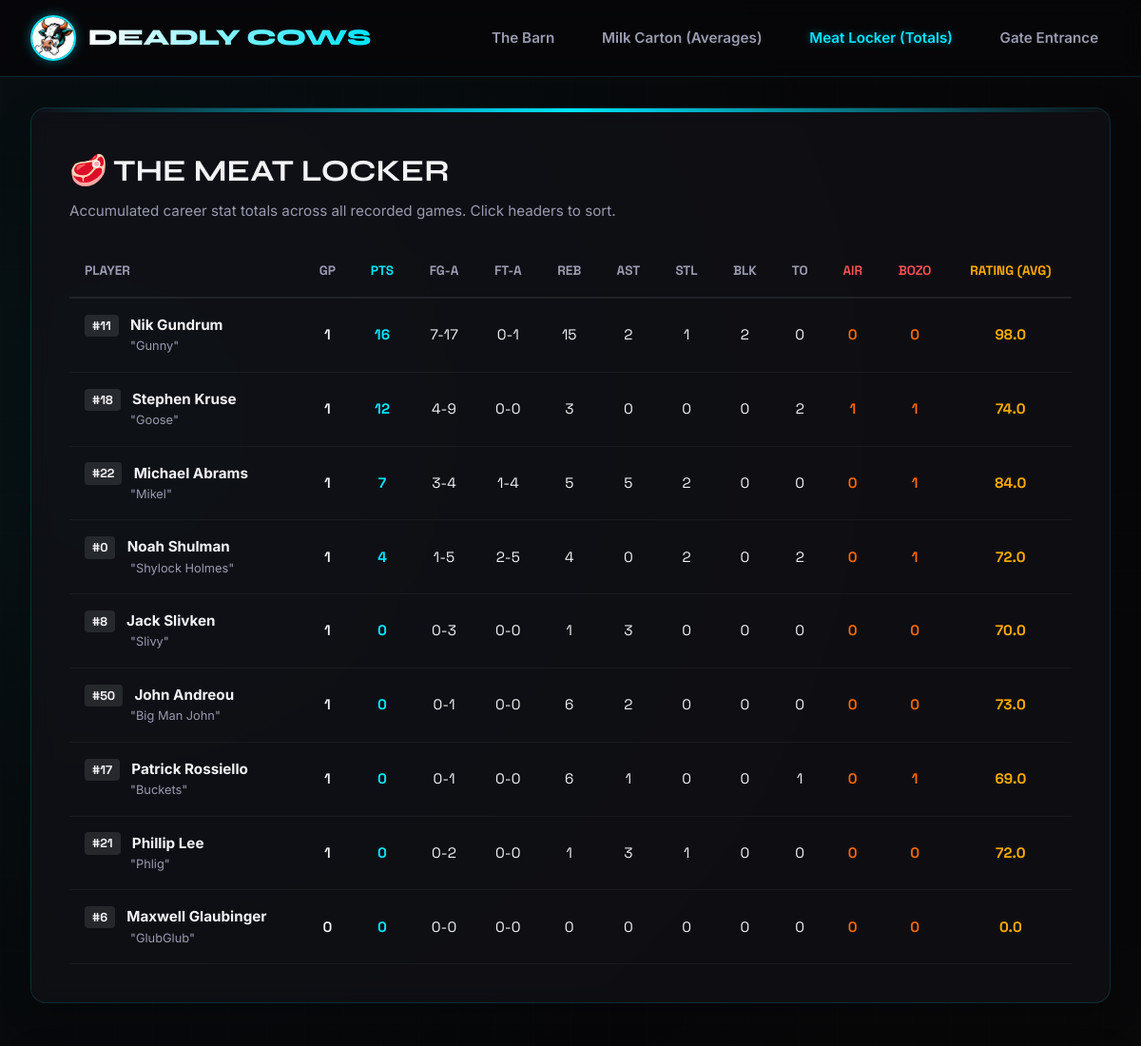
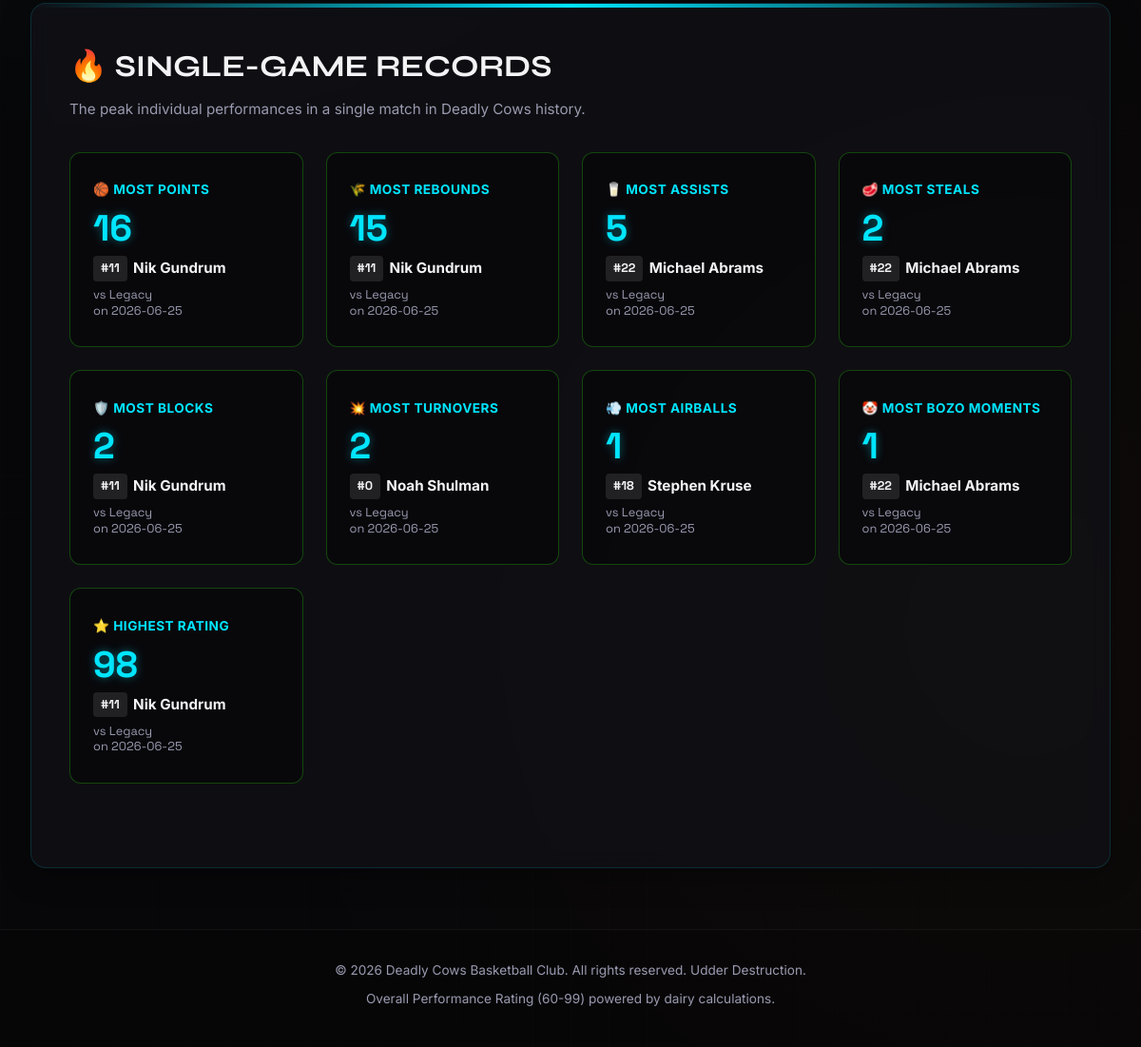
Screenshot of /totals with the database file from the repository (2 pictures, top to bottom).
### tables this page shows
CREATE TABLE players (
    id INTEGER PRIMARY KEY AUTOINCREMENT,
    name TEXT NOT NULL,
    jersey_number TEXT NOT NULL,
    nickname TEXT NOT NULL
);

CREATE TABLE stats (
    id INTEGER PRIMARY KEY AUTOINCREMENT,
    player_id INTEGER NOT NULL,
    game_id INTEGER NOT NULL,
    points INTEGER NOT NULL DEFAULT 0,
    rebounds INTEGER NOT NULL DEFAULT 0,
    assists INTEGER NOT NULL DEFAULT 0,
    steals INTEGER NOT NULL DEFAULT 0,
    blocks INTEGER NOT NULL DEFAULT 0,
    turnovers INTEGER NOT NULL DEFAULT 0,
    airballs INTEGER NOT NULL DEFAULT 0,
    bozo_moments INTEGER NOT NULL DEFAULT 0,
    fg INTEGER NOT NULL DEFAULT 0,
    fga INTEGER NOT NULL DEFAULT 0,
    ft INTEGER NOT NULL DEFAULT 0,
    fta INTEGER NOT NULL DEFAULT 0,
    rating INTEGER NOT NULL DEFAULT 60, -- Overall Performance Rating (60-99)
    notes TEXT NOT NULL DEFAULT '', -- Game notes for the player
    FOREIGN KEY(player_id) REFERENCES players(id) ON DELETE CASCADE,
    FOREIGN KEY(game_id) REFERENCES games(id) ON DELETE CASCADE,
    UNIQUE(player_id, game_id)
);

CREATE TABLE games (
    id INTEGER PRIMARY KEY AUTOINCREMENT,
    opponent TEXT NOT NULL,
    date TEXT NOT NULL,
    cows_score INTEGER NOT NULL,
    opponent_score INTEGER NOT NULL,
    outcome TEXT NOT NULL, -- 'W' or 'L'
    location TEXT NOT NULL DEFAULT 'The Pasture (Home)'
);

### app.py (the view)
@app.route('/totals')
def totals():
    player_totals = database.get_player_totals()
    records = database.get_single_game_records()
    return render_template('totals.html', totals=player_totals, records=records)

### app.py (called while the page is built)
def is_admin():
    return session.get('logged_in') == True

@app.context_processor
def inject_globals():
    return dict(is_admin=is_admin)

### database.py (called while the page is built)
def get_db_connection():
    conn = sqlite3.connect(DB_PATH)
    conn.execute("PRAGMA foreign_keys = ON;")
    conn.row_factory = sqlite3.Row
    return conn

### templates/totals.html (shortened to what this page needs)
{% extends 'layout.html' %}
{% block content %}
<div class="glass-panel">
    <div style="display: flex; justify-content: space-between; align-items: center; margin-bottom: 1.5rem; flex-wrap: wrap; gap: 1rem;">
        <div>
            <h2 class="glass-panel-title" style="margin-bottom: 0.3rem;">🥩 The Meat Locker</h2>
            <p style="color: var(--text-secondary); font-size: 0.95rem;">Accumulated career stat totals across all recorded games. Click headers to sort.</p>
        </div>
    </div>
    {% if totals %}
        <div class="table-wrapper">
            <table class="stats-table">
                <thead>
                    <tr>
                        <th class="sortable">Player</th>
                        <th class="sortable" style="text-align: center;">GP</th>
                        <th class="sortable" style="text-align: center; color: var(--neon-green);">PTS</th>
                        <th class="sortable" style="text-align: center;">FG-A</th>
                        <th class="sortable" style="text-align: center;">FT-A</th>
                        <th class="sortable" style="text-align: center;">REB</th>
                        <th class="sortable" style="text-align: center;">AST</th>
                        <th class="sortable" style="text-align: center;">STL</th>
                        <th class="sortable" style="text-align: center;">BLK</th>
                        <th class="sortable" style="text-align: center;">TO</th>
                        <th class="sortable text-bad" style="text-align: center; color: #ff5555;">AIR</th>
                        <th class="sortable text-bad" style="text-align: center; color: #ff5555;">BOZO</th>
                        <th class="sortable" style="text-align: center; color: var(--neon-gold);">Rating (Avg)</th>
                    </tr>
                </thead>
                <tbody>
                    {% for p in totals %}
                        <tr>
                            <td>
                                <span class="jersey-badge">#{{ p.jersey_number }}</span>
                                <strong>{{ p.name }}</strong>
                                <span style="font-size: 0.8rem; color: var(--text-secondary); display: block; margin-left: 3rem;">
                                    "{{ p.nickname }}"
                                </span>
                            </td>
                            <td style="text-align: center; font-family: var(--font-mono); font-weight: 600;">{{ p.games_played }}</td>
                            <td data-label="PTS" style="text-align: center; font-family: var(--font-mono); font-weight: 700; color: var(--neon-green);">{{ p.total_points }}</td>
                            <td data-label="FG-A" style="text-align: center; font-family: var(--font-mono);">{{ p.total_fg }}-{{ p.total_fga }}</td>
                            <td data-label="FT-A" style="text-align: center; font-family: var(--font-mono);">{{ p.total_ft }}-{{ p.total_fta }}</td>
                            <td data-label="REB" style="text-align: center; font-family: var(--font-mono);">{{ p.total_rebounds }}</td>
                            <td data-label="AST" style="text-align: center; font-family: var(--font-mono);">{{ p.total_assists }}</td>
                            <td data-label="STL" style="text-align: center; font-family: var(--font-mono);">{{ p.total_steals }}</td>
                            <td data-label="BLK" style="text-align: center; font-family: var(--font-mono);">{{ p.total_blocks }}</td>
                            <td data-label="TO" style="text-align: center; font-family: var(--font-mono);">{{ p.total_turnovers }}</td>
                            <td data-label="AIR" style="text-align: center; font-family: var(--font-mono); color: var(--neon-red); font-weight: 600;">{{ p.total_airballs }}</td>
                            <td data-label="BOZO" style="text-align: center; font-family: var(--font-mono); color: var(--neon-red); font-weight: 600;">{{ p.total_bozo_moments }}</td>
                            <td data-label="Rating" style="text-align: center; font-family: var(--font-mono); font-weight: 700; color: var(--neon-gold);">{{ p.avg_rating }}</td>
                        </tr>
                    {% endfor %}
                </tbody>
            </table>
        </div>
    {% else %}
        <div style="text-align: center; padding: 3rem; color: var(--text-secondary);">
            <p>No player totals data available. Populate players and games first.</p>
        </div>
    {% endif %}
</div>
{% if records %}
<div class="glass-panel" style="margin-top: 3rem;">
    <h2 class="glass-panel-title" style="margin-bottom: 0.5rem;">🔥 Single-Game Records</h2>
    <p style="color: var(--text-secondary); font-size: 0.95rem; margin-bottom: 2rem;">
        The peak individual performances in a single match in Deadly Cows history.
    </p>
    <div class="record-grid">
        {% for r in records %}
            <a href="{{ url_for('game_detail', game_id=r.game_id) }}" class="stat-widget" style="text-align: left; border-color: rgba(57, 255, 20, 0.25); background: rgba(0, 0, 0, 0.35); padding: 1.8rem 1.5rem; text-decoration: none; display: block; color: inherit;">
                <div class="stat-widget-label" style="color: var(--neon-green); font-weight: 700; font-size: 0.85rem; letter-spacing: 0.5px;">
                    {{ r.label }}
                </div>
                <div class="stat-widget-value wins" style="font-size: 2.4rem; margin: 0.6rem 0; font-family: var(--font-mono);">
                    {{ r.value }}
                </div>
                <div class="stat-widget-sub" style="font-size: 0.95rem; display: flex; align-items: center; gap: 0.4rem; margin-bottom: 0.4rem;">
                    <span class="jersey-badge" style="margin-right: 0;">#{{ r.jersey_number }}</span>
                    <strong>{{ r.player_name }}</strong>
                </div>
                <div style="font-size: 0.8rem; color: var(--text-secondary); font-family: var(--font-mono); line-height: 1.3;">
                    vs {{ r.opponent }} <br>
                    on {{ r.date }}
                </div>
            </a>
        {% endfor %}
    </div>
</div>
{% endif %}
{% endblock %}

### static/css/style.css (style rules this page uses)
:root { --bg-color: #070709; --card-bg: rgba(18, 18, 24, 0.7); --border-color: rgba(0, 229, 255, 0.15); --neon-green: #00e5ff; --neon-green-glow: rgba(0, 229, 255, 0.4); --neon-red: #ff6a00; --neon-red-glow: rgba(255, 106, 0, 0.4); --neon-gold: #ffaa00; --neon-gold-glow: rgba(255, 170, 0, 0.4); --text-primary: #f3f3f6; --text-secondary: #9a9ab0; --font-header: 'Syne', sans-serif; --font-mono: 'Space Grotesk', sans-serif; --font-body: 'Inter', sans-serif; }
* { box-sizing: border-box; margin: 0; padding: 0; }
body { background-color: var(--bg-color); background-image: radial-gradient(circle at 10% 20%, rgba(0, 229, 255, 0.05) 0%, transparent 40%), radial-gradient(circle at 90% 80%, rgba(255, 106, 0, 0.03) 0%, transparent 40%), linear-gradient(rgba(255, 255, 255, 0.005) 1px, transparent 1px), linear-gradient(90deg, rgba(255, 255, 255, 0.005) 1px, transparent 1px); background-size: 100% 100%, 100% 100%, 40px 40px, 40px 40px; color: var(--text-primary); font-family: var(--font-body); line-height: 1.6; overflow-x: hidden; min-height: 100vh; }
a, button, select, input[type="submit"] { cursor: pointer; }
.glass-panel { background: var(--card-bg); backdrop-filter: blur(10px); border: 1px solid var(--border-color); border-radius: 16px; padding: 2.5rem; box-shadow: 0 8px 32px rgba(0, 0, 0, 0.3); margin-bottom: 2.5rem; position: relative; overflow: hidden; }
.glass-panel::before { content: ''; position: absolute; top: 0; left: 0; width: 100%; height: 4px; background: linear-gradient(90deg, transparent, var(--neon-green), transparent); }
.glass-panel-title { font-family: var(--font-header); font-size: 2rem; text-transform: uppercase; margin-bottom: 1.5rem; display: flex; align-items: center; gap: 0.8rem; }
.record-grid { display: grid; grid-template-columns: repeat(auto-fit, minmax(220px, 1fr)); gap: 1.5rem; margin-bottom: 3rem; }
.stat-widget { background: rgba(255, 255, 255, 0.02); border: 1px solid rgba(255, 255, 255, 0.05); border-radius: 12px; padding: 1.5rem; text-align: center; transition: all 0.3s ease; }
.stat-widget-label { font-size: 0.85rem; color: var(--text-secondary); text-transform: uppercase; letter-spacing: 1px; margin-bottom: 0.5rem; }
.stat-widget-value { font-family: var(--font-header); font-size: 2.5rem; font-weight: 800; line-height: 1; }
.stat-widget-value.wins { color: var(--neon-green); text-shadow: 0 0 10px var(--neon-green-glow); }
.stat-widget-sub { font-size: 0.9rem; color: var(--text-primary); font-weight: 600; margin-top: 0.3rem; }
.table-wrapper { overflow-x: auto; margin-top: 1rem; }
table.stats-table { width: 100%; border-collapse: collapse; text-align: left; }
table.stats-table th { padding: 1rem; font-family: var(--font-mono); font-size: 0.85rem; text-transform: uppercase; color: var(--text-secondary); border-bottom: 2px solid rgba(255, 255, 255, 0.08); }
table.stats-table td { padding: 1rem; border-bottom: 1px solid rgba(255, 255, 255, 0.05); font-size: 0.95rem; }
.text-bad { color: var(--neon-red); font-weight: 600; }
.jersey-badge { background: rgba(255, 255, 255, 0.1); color: var(--text-primary); font-family: var(--font-mono); font-size: 0.8rem; padding: 0.2rem 0.5rem; border-radius: 4px; margin-right: 0.5rem; font-weight: 700; }

### rows the page displays
players: jersey_number "11", name "Nik Gundrum", nickname "Gunny", games_played "1", total_points "16", total_fg "7", total_fga "17", total_ft "0", total_fta "1", total_rebounds "15", total_assists "2", total_steals "1", total_blocks "2", total_turnovers "0", total_airballs "0", total_bozo_moments "0", avg_rating "98.0"
players: jersey_number "18", name "Stephen Kruse", nickname "Goose", games_played "1", total_points "12", total_fg "4", total_fga "9", total_ft "0", total_fta "0", total_rebounds "3", total_assists "0", total_steals "0", total_blocks "0", total_turnovers "2", total_airballs "1", total_bozo_moments "1", avg_rating "74.0"
players: jersey_number "22", name "Michael Abrams", nickname "Mikel", games_played "1", total_points "7", total_fg "3", total_fga "4", total_ft "1", total_fta "4", total_rebounds "5", total_assists "5", total_steals "2", total_blocks "0", total_turnovers "0", total_airballs "0", total_bozo_moments "1", avg_rating "84.0"
players: jersey_number "0", name "Noah Shulman", nickname "Shylock Holmes", games_played "1", total_points "4", total_fg "1", total_fga "5", total_ft "2", total_fta "5", total_rebounds "4", total_assists "0", total_steals "2", total_blocks "0", total_turnovers "2", total_airballs "0", total_bozo_moments "1", avg_rating "72.0"
players: jersey_number "8", name "Jack Slivken", nickname "Slivy", games_played "1", total_points "0", total_fg "0", total_fga "3", total_ft "0", total_fta "0", total_rebounds "1", total_assists "3", total_steals "0", total_blocks "0", total_turnovers "0", total_airballs "0", total_bozo_moments "0", avg_rating "70.0"
players: jersey_number "50", name "John Andreou", nickname "Big Man John", games_played "1", total_points "0", total_fg "0", total_fga "1", total_ft "0", total_fta "0", total_rebounds "6", total_assists "2", total_steals "0", total_blocks "0", total_turnovers "0", total_airballs "0", total_bozo_moments "0", avg_rating "73.0"
players: jersey_number "17", name "Patrick Rossiello", nickname "Buckets", games_played "1", total_points "0", total_fg "0", total_fga "1", total_ft "0", total_fta "0", total_rebounds "6", total_assists "1", total_steals "0", total_blocks "0", total_turnovers "1", total_airballs "0", total_bozo_moments "1", avg_rating "69.0"
players: jersey_number "21", name "Phillip Lee", nickname "Phlig", games_played "1", total_points "0", total_fg "0", total_fga "2", total_ft "0", total_fta "0", total_rebounds "1", total_assists "3", total_steals "1", total_blocks "0", total_turnovers "0", total_airballs "0", total_bozo_moments "0", avg_rating "72.0"
players: jersey_number "6", name "Maxwell Glaubinger", nickname "GlubGlub", games_played "0", total_points "0", total_fg "0", total_fga "0", total_ft "0", total_fta "0", total_rebounds "0", total_assists "0", total_steals "0", total_blocks "0", total_turnovers "0", total_airballs "0", total_bozo_moments "0", avg_rating "0.0"
stats: label "🏀 MOST POINTS", value "16", jersey_number "11", player_name "Nik Gundrum", opponent "Legacy", date "2026-06-25", label "🌾 MOST REBOUNDS", value "15", label "🛡️ MOST BLOCKS", value "2", label "⭐ HIGHEST RATING", value "98"
stats: label "🥛 MOST ASSISTS", value "5", jersey_number "22", player_name "Michael Abrams", opponent "Legacy", date "2026-06-25", label "🥩 MOST STEALS", value "2", label "🤡 MOST BOZO MOMENTS", value "1"
stats: label "💥 MOST TURNOVERS", value "2", jersey_number "0", player_name "Noah Shulman", opponent "Legacy", date "2026-06-25"
stats: label "💨 MOST AIRBALLS", value "1", jersey_number "18", player_name "Stephen Kruse", opponent "Legacy", date "2026-06-25"
